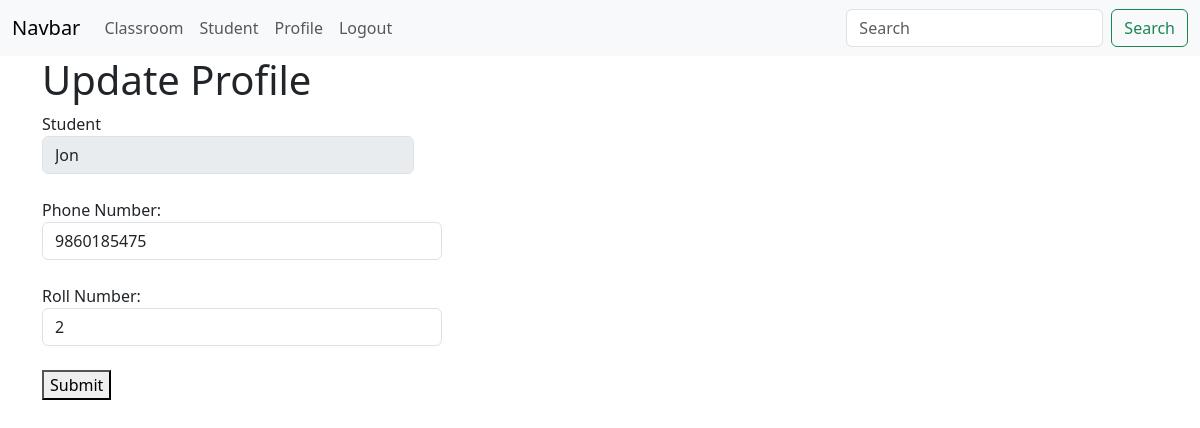
/crud/update-profile/1/ (signed in), run on the app's committed database.
### crud/models.py (models this page shows)
class StudentProfile(models.Model):
    student = models.OneToOneField(Student, on_delete=models.CASCADE)
    phone = models.CharField(max_length=14)
    roll_no = models.IntegerField()
    profile_picture = models.FileField(null=True, blank=True,
                                       upload_to='profile_pictures')

class Student(models.Model):
    name = models.CharField(max_length=20)
    email = models.EmailField(max_length=20)
    age = models.IntegerField()
    address = models.CharField(max_length=20)
    classroom = models.ForeignKey(ClassRoom, on_delete=models.CASCADE)

### crud/views.py (the view)
# urls.py: path('update-profile/<int:id>/', update_profile, name='update_profile'),
@login_required
def update_profile(request, id):
    profile = StudentProfile.objects.get(id=id)
    if request.method == "POST":
        phone = request.POST.get("phone")
        roll = request.POST.get("roll")
        StudentProfile.objects.filter(id=id).update(phone=phone, roll_no=roll)
        return redirect('student_profile')
    return render(request, template_name="crud/update_profile.html", context={"profile": profile})

### crud/templates/crud/update_profile.html (shortened to what this page needs)
{% extends 'core/base.html' %}
{% block content %}
    <h1>Update Profile</h1>
    <form method="post" action="{% url 'update_profile' profile.id %}">
        <div class="form-group col-md-4">
            <label for="inputState">Student</label>
            <select id="inputState" class="form-control" name="student" disabled>
                <option selected>{{ profile.student.name }}</option>
            </select>
        </div><br>
        Phone Number:<br>
        <input value="{{ profile.phone }}" class="form form-control" name="phone" style="width: 400px"><br>
        Roll Number:<br>
        <input value="{{ profile.roll_no }}" class="form form-control" name="roll" style="width: 400px"><br>
        <button type="submit">Submit</button>
        <br>
    </form><br>
{% endblock %}

### data on the page
StudentProfile: student "Jon", phone "9860185475", roll "2"
